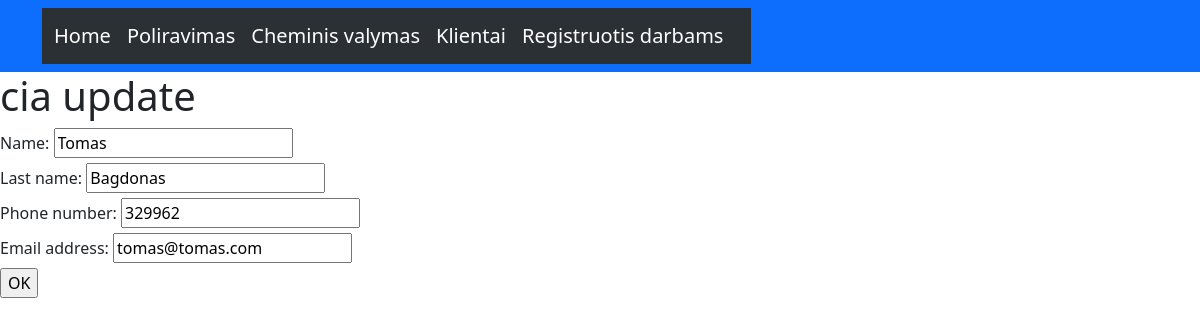
Screenshot of /service/customers/1/update with the database file from the repository.
### service/models.py (models this page shows, shortened)
class BaseModel(models.Model):
    objects = models.Model
    DoesNotExist = models.Model
    class Meta:
        abstract = True

class Customer(BaseModel):
    name = models.CharField(max_length=20, blank=False)
    last_name = models.CharField(max_length=20, blank=False)
    phone_number = models.IntegerField(blank=False)
    email_address = models.EmailField(blank=True)

### service/views.py (the view)
# urls.py: path("customers/<int:customer_id>/update", update_customer, name='update_customer'),
def update_customer(request, customer_id):
    instance = Customer.objects.get(pk=customer_id)
    form = CustomerForm(request.POST or None, instance=instance)
    if form.is_valid():
        form.save()
        return redirect("service:customer", customer_id=customer_id)
    return render(request, "service/update_customer.html", {'form': form})

### service/forms.py
class CustomerForm(forms.ModelForm):
    class Meta:
        model = Customer
        fields = ['name', 'last_name', 'phone_number', 'email_address']

### service/templates/service/update_customer.html (shortened to what this page needs)
{% extends 'base.html' %}
{% block content %}
<h1>cia update</h1>
<form action="" method="post">
    {{ form }}
    <input type="submit" value="OK">
</form>
{% endblock %}

### rows the page displays
Customer: name "Tomas", last_name "Bagdonas", phone_number "329962", email_address "tomas@tomas.com"
